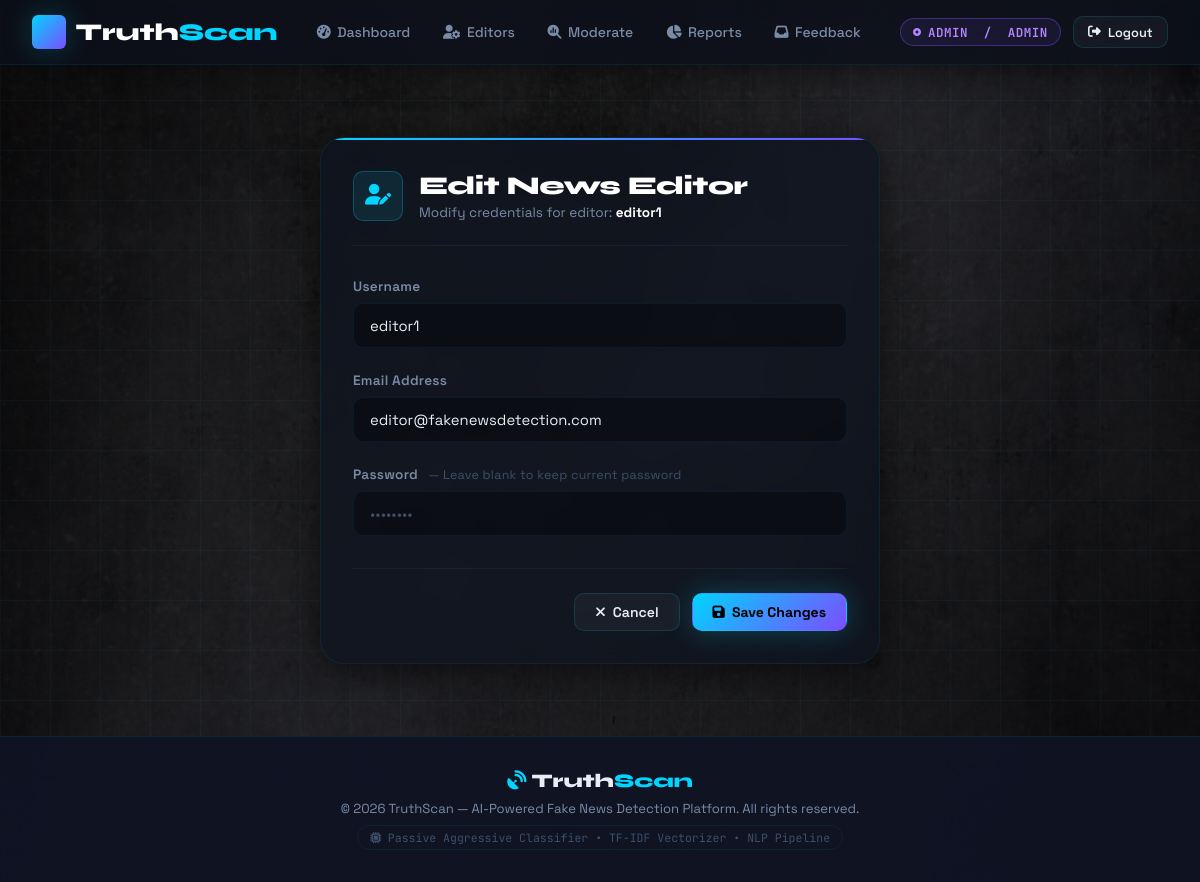
The page /admin-dashboard/editors/edit/2/ (signed in) on the database its author committed.
### detection/models.py (models this page shows, shortened)
class User(AbstractUser):
    ROLE_CHOICES = (
        ('admin', 'Admin'),
        ('editor', 'News Editor'),
        ('user', 'Regular User'),
    )
    role = models.CharField(max_length=10, choices=ROLE_CHOICES, default='user')

### detection/views.py (the view)
        @login_required
        def _wrapped_view(request, *args, **kwargs):
            if request.user.role in allowed_roles or request.user.is_superuser:
                return view_func(request, *args, **kwargs)
            else:
                raise PermissionDenied("You do not have permission to access this page.")

### detection/views.py (called while the page is built, shortened)
def role_required(allowed_roles):
    def decorator(view_func):
        @login_required
        def _wrapped_view(request, *args, **kwargs):
            if request.user.role in allowed_roles or request.user.is_superuser:
                return view_func(request, *args, **kwargs)
            else:
                raise PermissionDenied("You do not have permission to access this page.")
        return _wrapped_view
    return decorator

@role_required(['admin'])
def edit_editor(request, pk):
    editor = get_object_or_404(User, pk=pk, role='editor')
    return render(request, 'admin/editor_form.html', {'editor': editor, 'action': 'Edit'})

### detection/templates/admin/editor_form.html (shortened to what this page needs)
{% extends 'base.html' %}
{% block content %}
<div class="card form-page">
    <div class="form-card-header">
        <div class="form-card-header-icon">
            <i class="fa-solid {% if action == 'Add' %}fa-user-plus{% else %}fa-user-pen{% endif %}"></i>
        </div>
        <div>
            <h1>{{ action }} News Editor</h1>
            <p>
                {% if action == 'Add' %}
                    Create a new editor account to allow article drafting on TruthScan.
                {% else %}
                    Modify credentials for editor: <strong style="color: var(--text-white);">{{ editor.username }}</strong>
                {% endif %}
            </p>
        </div>
    </div>
    <form method="POST" id="editor-form">
        <div class="form-group">
            <label for="username" class="form-label">Username</label>
            <input type="text" name="username" id="username" class="form-control"
                   value="{% if editor %}{{ editor.username }}{% endif %}"
                   placeholder="Enter username" required
                   {% if action == 'Edit' %}autofocus{% endif %}>
        </div>
        <div class="form-group">
            <label for="email" class="form-label">Email Address</label>
            <input type="email" name="email" id="email" class="form-control"
                   value="{% if editor %}{{ editor.email }}{% endif %}"
                   placeholder="editor@example.com" required>
        </div>
        <div class="form-group">
            <label for="password" class="form-label">
                Password
                {% if action == 'Edit' %}
                    <span style="color: var(--text-muted); font-size: 0.78rem; font-weight: 400; margin-left: 0.4rem;">
                        — Leave blank to keep current password
                    </span>
                {% endif %}
            </label>
            <input type="password" name="password" id="password" class="form-control"
                   placeholder="••••••••"
                   {% if action == 'Add' %}required{% endif %}>
        </div>
        <div class="form-actions">
            <a href="{% url 'manage_editors' %}" class="btn btn-secondary" id="btn-cancel-editor">
                <i class="fa-solid fa-xmark"></i> Cancel
            </a>
            <button type="submit" class="btn btn-primary" id="btn-save-editor">
                <i class="fa-solid fa-floppy-disk"></i>
                {% if action == 'Add' %}Create Editor{% else %}Save Changes{% endif %}
            </button>
        </div>
    </form>
</div>
{% endblock %}

### detection/templates/base.html (shortened to what this page needs)
{% load static %}
<!DOCTYPE html>
<html lang="en">
<head>
    <link rel="stylesheet" href="https://cdnjs.cloudflare.com/ajax/libs/font-awesome/6.4.0/css/all.min.css">
</head>
<body>
    <header>
        <div class="nav-container">
            <a href="{% url 'index' %}" class="logo" id="nav-logo">
                <div class="logo-icon"></div>
                <div class="logo-text">Truth<span>Scan</span></div>
            </a>
            <ul class="nav-menu">
                {% if user.is_authenticated %}
                    {% if user.role == 'admin' or user.is_superuser %}
                        <li class="nav-item"><a href="{% url 'admin_dashboard' %}" id="nav-dashboard"><i class="fa-solid fa-gauge-high"></i> Dashboard</a></li>
                        <li class="nav-item"><a href="{% url 'manage_editors' %}" id="nav-editors"><i class="fa-solid fa-user-gear"></i> Editors</a></li>
                        <li class="nav-item"><a href="{% url 'monitor_articles' %}" id="nav-moderate"><i class="fa-solid fa-magnifying-glass-chart"></i> Moderate</a></li>
                        <li class="nav-item"><a href="{% url 'view_reports' %}" id="nav-reports"><i class="fa-solid fa-chart-pie"></i> Reports</a></li>
                        <li class="nav-item"><a href="{% url 'view_feedback' %}" id="nav-feedback"><i class="fa-solid fa-inbox"></i> Feedback</a></li>
                    {% elif user.role == 'editor' %}
                        <li class="nav-item"><a href="{% url 'editor_dashboard' %}" id="nav-editor-dash"><i class="fa-solid fa-gauge-high"></i> Dashboard</a></li>
                        <li class="nav-item"><a href="{% url 'add_article' %}" id="nav-write"><i class="fa-solid fa-pen-nib"></i> Write Article</a></li>
                    {% else %}
                        <li class="nav-item"><a href="{% url 'user_dashboard' %}" id="nav-feed"><i class="fa-solid fa-newspaper"></i> News Feed</a></li>
                        <li class="nav-item"><a href="{% url 'add_feedback' %}" id="nav-feedback-user"><i class="fa-regular fa-paper-plane"></i> Feedback</a></li>
                    {% endif %}
                {% else %}
                    <li class="nav-item"><a href="{% url 'index' %}" id="nav-home">Home</a></li>
                {% endif %}
            </ul>
            <div class="nav-actions">
                {% if user.is_authenticated %}
                    <span class="role-tag role-{{ user.role }}" id="user-role-badge">
                        <i class="fa-solid fa-circle-dot" style="font-size:0.5rem; animation: blink 2s infinite;"></i>
                        {{ user.username }}
                        &nbsp;/&nbsp;
                        {{ user.role|upper }}
                    </span>
                    <a href="{% url 'logout' %}" class="btn btn-secondary btn-sm" id="btn-logout">
                        <i class="fa-solid fa-right-from-bracket"></i>
                        <span class="hide-mobile">Logout</span>
                    </a>
                {% endif %}
            </div>
        </div>
    </header>
    <main>
        {% block content %}{% endblock %}
    </main>
    <footer>
        <div class="footer-logo"><i class="fa-solid fa-satellite-dish" style="color: var(--accent-scan);"></i> Truth<span>Scan</span></div>
        <p>&copy; 2026 TruthScan — AI-Powered Fake News Detection Platform. All rights reserved.</p>
        <div class="footer-tag">
            <i class="fa-solid fa-microchip"></i>
            Passive Aggressive Classifier &bull; TF-IDF Vectorizer &bull; NLP Pipeline
        </div>
    </footer>
</body>
</html>

### rows shown on the page
User: username "ADMIN", role "ADMIN"
User: username "editor1", email "editor@fakenewsdetection.com"

### other values the page prints
{{ action }} "Edit"
